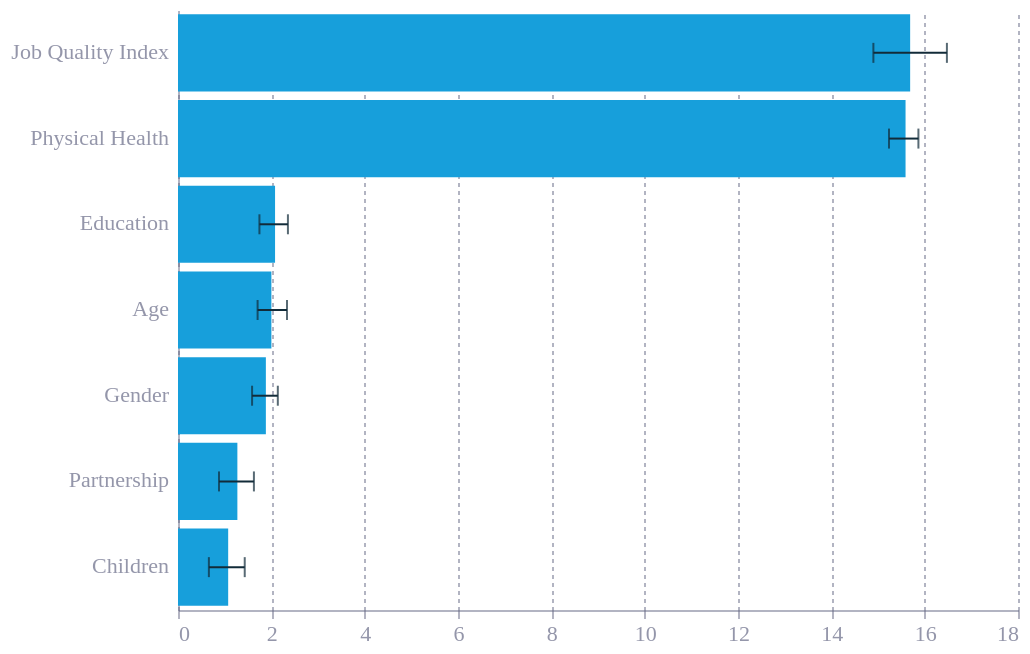

Express this chart as Vega-Lite.
### Vega-Lite specification from a JSON file in a GitHub repository (floating-point values rounded to 4 significant figures)
{"config": {"font": "Circular Std", "text": {"color": "#676A86", "align": "left", "baseline": "middle", "dx": 7, "dy": 0, "fontSize": 11}, "view": {"stroke": null, "continuousWidth": 400, "continuousHeight": 300, "discreteWidth": 400, "discreteHeight": 300}, "range": {"category": ["#36B7B4", "#E6224B", "#F4C245", "#0063AF", "#00A767", "#179FDB", "#EB5C2E"], "diverging": ["#E6224B", "#E54753", "#C9C9C9", "#179FDB", "#122B39"], "heatmap": ["#C9C9C9", "#179FDB", "#0063AF", "#122B39"], "ordinal": ["#00A767", "#36B7B4", "#179FDB", "#0063AF", "#243B5A"]}, "bar": {"color": "#179fdb"}, "line": {"color": "#e6224b"}, "rule": {"color": "#676A86"}, "area": {"opacity": 0.3}, "point": {"filled": true, "size": 80, "color": "#e6224b", "opacity": 0.95}, "geoshape": {"stroke": "white", "strokeWidth": 0.3}, "rect": {"fill": "#d6d4d4", "opacity": 0.3}, "axis": {"labelColor": "#676A86", "labelFontSize": 11, "labelFont": "Circular Std", "labelOpacity": 0.7, "tickColor": "#676A86", "tickOpacity": 0.5, "domainColor": "#676A86", "domainOpacity": 0.5, "gridColor": "#676A86", "gridDash": [2, 2], "gridOpacity": 0.5, "title": null, "titleColor": "#676A86", "titleOpacity": 0.8, "tickSize": 4}, "axisXDiscrete": {"grid": false, "labelAngle": 0, "tickCount": 10, "tickOpacity": 0.5, "title": null}, "axisYDiscrete": {"ticks": false, "labelPadding": 5}, "axisXTemporal": {"grid": false, "ticks": true}, "axisXQuantitative": {"grid": true}, "axisYQuantitative": {"gridColor": "#676A86", "gridDash": [1, 5], "gridOpacity": 0.5, "ticks": false, "labelPadding": 5, "tickCount": 8, "titleAngle": 0, "titleAlign": "left", "titleBaseline": "bottom", "titleX": 0, "titleY": -5}, "title": {"color": "#676A86E6", "subtitleColor": "#676A86", "font": "Circular Std", "subtitleFont": "Circular Std", "anchor": "start", "fontSize": 14, "subtitleFontSize": 12, "subtitlePadding": 4, "offset": 0, "frame": "group"}, "legend": {"titleColor": "#122b39", "title": null, "labelColor": "#122b39", "labelFontSize": 11}}, "layer": [{"mark": {"type": "bar"}, "encoding": {"tooltip": [{"field": "category", "type": "nominal"}, {"field": "primary", "title": "Estimate", "type": "quantitative"}, {"field": "low", "title": "Low", "type": "quantitative"}, {"field": "high", "title": "High", "type": "quantitative"}], "x": {"field": "primary", "title": null, "type": "quantitative"}, "y": {"field": "category", "sort": "-x", "title": null, "type": "nominal"}}}, {"mark": {"type": "rule", "color": "#122b39", "size": 1}, "encoding": {"tooltip": [{"field": "low", "title": "Low", "type": "quantitative"}, {"field": "high", "title": "High", "type": "quantitative"}], "x": {"field": "low", "type": "quantitative"}, "x2": {"field": "high"}, "y": {"field": "category", "sort": "-x", "type": "nominal"}}}, {"layer": [{"mark": {"type": "tick", "color": "#122b39", "size": 10, "thickness": 1}, "encoding": {"x": {"field": "low", "type": "quantitative"}, "y": {"field": "category", "sort": "-x", "type": "nominal"}}}, {"mark": {"type": "tick", "color": "#122b39", "size": 10, "thickness": 1}, "encoding": {"x": {"field": "high", "type": "quantitative"}, "y": {"field": "category", "sort": "-x", "type": "nominal"}}}]}], "data": {"name": "data-d33b993fa2df22690738c9d14808bc97"}, "height": 300, "resolve": {"scale": {"y": "shared"}}, "width": 420, "$schema": "https://vega.github.io/schema/vega-lite/v6.4.1.json", "datasets": {"data-d33b993fa2df22690738c9d14808bc97": [{"category": "Age", "high": 2.336, "low": 1.706, "primary": 2.001}, {"category": "Children", "high": 1.43, "low": 0.6617, "primary": 1.075}, {"category": "Education", "high": 2.355, "low": 1.745, "primary": 2.08}, {"category": "Gender", "high": 2.139, "low": 1.587, "primary": 1.883}, {"category": "Job Quality Index", "high": 16.48, "low": 14.9, "primary": 15.69}, {"category": "Partnership", "high": 1.627, "low": 0.8784, "primary": 1.272}, {"category": "Physical Health", "high": 15.87, "low": 15.24, "primary": 15.59}]}}
